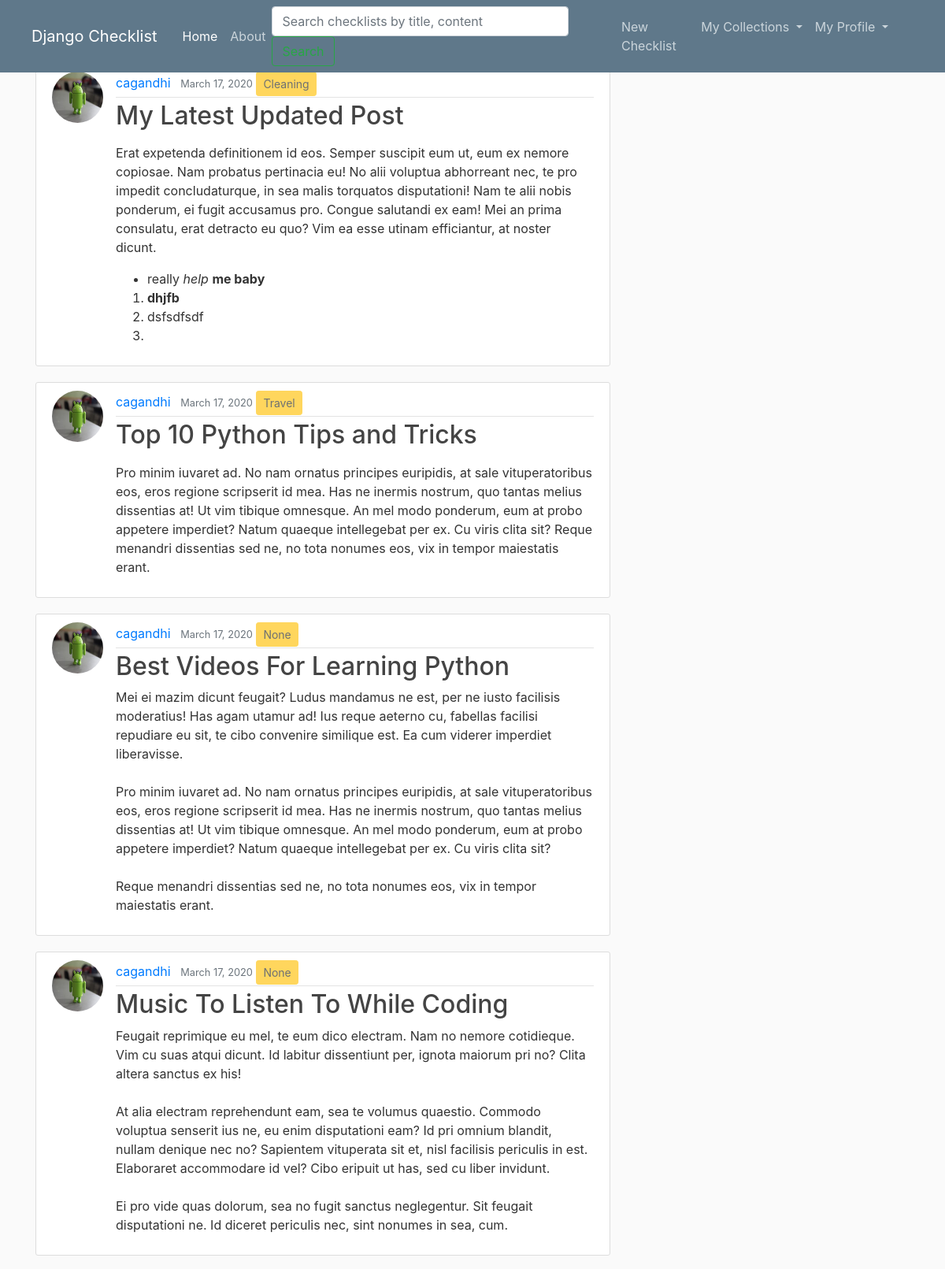
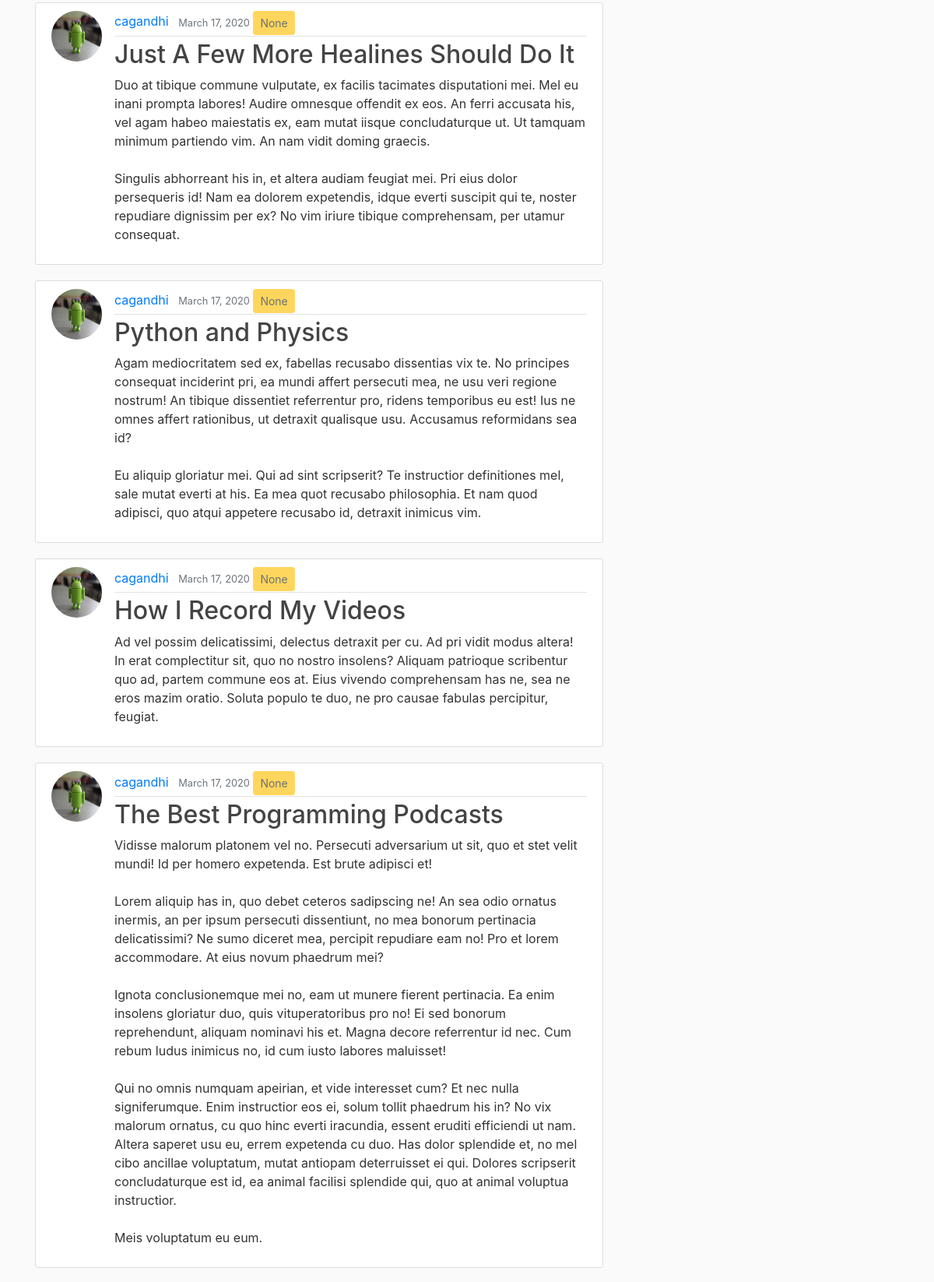
Screenshot of /mychecklist/ (signed in, upper part) with the database file from the repository (2 pictures, top to bottom).
### checklist/models.py (models this page shows, shortened)
class Checklist(models.Model):
	title = models.CharField(max_length=100)
	content = RichTextField()
	date_posted = models.DateTimeField(default=timezone.now)
	author = models.ForeignKey(User, on_delete = models.CASCADE)
	visibility = models.IntegerField(default=0)
	category = models.ForeignKey('Category', null=True, on_delete = models.SET_NULL)

class Category(models.Model):
	name = models.CharField(max_length=30)
	def __str__(self):
		return self.name

### users/models.py (models this page shows, shortened)
class Profile(models.Model):
	user = models.OneToOneField(User, on_delete = models.CASCADE)
	image = models.ImageField(default='default.jpg', upload_to='profile_pics')

### checklist/views.py (the view)
# urls.py: path('mychecklist/', views.mychecklist, name='checklist-mychecklist'),
def mychecklist(request):
	context = {
		'checklists_var': request.user.checklist_set.all().order_by('-date_posted'),
		'title': 'My Checklists'
	}
	return render(request, 'checklist/mychecklist.html', context) # because render looks in templates subdirectory, by default

### checklist/templates/checklist/mychecklist.html
{% extends "checklist/base.html" %}
{% block content %}
	{% for checklist in checklists_var %}
		<article class="media content-section">
			<img class="rounded-circle article-img" src="{{ checklist.author.profile.image.url }}">
		  <div class="media-body">
		    <div class="article-metadata">
		      <a class="mr-2" href="{% url 'user-checklists' checklist.author.username %}">{{ checklist.author }}</a>
		      <small class="text-muted">{{ checklist.date_posted|date:'F d, Y' }}</small>
		      <button class="btn btn-sm btn-warning" disabled>{{ checklist.category }}</button>
		    </div>
		    <h2><a class="article-title" href="#">{{ checklist.title }}</a></h2>
		    <p class="article-content">{{ checklist.content|safe }}</p>
		  </div>
		</article>
	{% endfor %}
{% endblock %}

### checklist/static/checklist/main.css (style rules this page uses)
body { background: #fafafa; color: #333333; margin-top: 5rem; }
h1, h2, h3, h4, h5, h6 { color: #444444; }
ul { margin: 0; }
.content-section { background: #ffffff; padding: 10px 20px; border: 1px solid #dddddd; border-radius: 3px; margin-bottom: 20px; }
.article-title { color: #444444; }
.article-content { white-space: pre-line; }
.article-img { height: 65px; width: 65px; margin-right: 16px; }
.article-metadata { padding-bottom: 1px; margin-bottom: 4px; border-bottom: 1px solid #e3e3e3 }

### rows the page displays
Checklist: author.profile.image (picture), author "cagandhi", date_posted "March 17, 2020", category "Cleaning", title "My Latest Updated Post", content "Erat expetenda definitionem id eos. Semper suscipit eum ut, eum ex nemore copiosae. Nam probatus pertinacia eu! No alii voluptua abhorreant nec, te pro impedit concludaturque, in sea malis torquatos disputationi! Nam te alii nobis ponderum, ei fugit accusamus pro. Congue salutandi ex eam! Mei an prima consulatu, erat detracto eu quo? Vim ea esse utinam efficiantur, at noster dicunt. really help me baby dhjfb dsfsdfsdf"
Checklist: author.profile.image (picture), author "cagandhi", date_posted "March 17, 2020", category "Travel", title "Top 10 Python Tips and Tricks", content "Pro minim iuvaret ad. No nam ornatus principes euripidis, at sale vituperatoribus eos, eros regione scripserit id mea. Has ne inermis nostrum, quo tantas melius dissentias at! Ut vim tibique omnesque. An mel modo ponderum, eum at probo appetere imperdiet? Natum quaeque intellegebat per ex. Cu viris clita sit? Reque menandri dissentias sed ne, no tota nonumes eos, vix in tempor maiestatis erant."
Checklist: author.profile.image (picture), author "cagandhi", date_posted "March 17, 2020", category "None", title "Best Videos For Learning Python", content "Mei ei mazim dicunt feugait? Ludus mandamus ne est, per ne iusto facilisis moderatius! Has agam utamur ad! Ius reque aeterno cu, fabellas facilisi repudiare eu sit, te cibo convenire similique est. Ea cum viderer imperdiet liberavisse. Pro minim iuvaret ad. No nam ornatus principes euripidis, at sale vituperatoribus eos, eros regione scripserit id mea. Has ne inermis nostrum, quo tantas melius dissentias at! Ut vim tibique omnesque. An mel modo ponderum, eum at probo appetere imperdiet? Natum quaeque intellegebat per ex. Cu viris clita sit? Reque menandri dissentias sed ne, no tota nonumes eos, vix in tempor maiestatis erant."
Checklist: author.profile.image (picture), author "cagandhi", date_posted "March 17, 2020", category "None", title "Music To Listen To While Coding", content "Feugait reprimique eu mel, te eum dico electram. Nam no nemore cotidieque. Vim cu suas atqui dicunt. Id labitur dissentiunt per, ignota maiorum pri no? Clita altera sanctus ex his! At alia electram reprehendunt eam, sea te volumus quaestio. Commodo voluptua senserit ius ne, eu enim disputationi eam? Id pri omnium blandit, nullam denique nec no? Sapientem vituperata sit et, nisl facilisis periculis in est. Elaboraret accommodare id vel? Cibo eripuit ut has, sed cu liber invidunt. Ei pro vide quas dolorum, sea no fugit sanctus neglegentur. Sit feugait disputationi ne. Id diceret periculis nec, sint nonumes in sea, cum."
Checklist: author.profile.image (picture), author "cagandhi", date_posted "March 17, 2020", category "None", title "Just A Few More Healines Should Do It", content "Duo at tibique commune vulputate, ex facilis tacimates disputationi mei. Mel eu inani prompta labores! Audire omnesque offendit ex eos. An ferri accusata his, vel agam habeo maiestatis ex, eam mutat iisque concludaturque ut. Ut tamquam minimum partiendo vim. An nam vidit doming graecis. Singulis abhorreant his in, et altera audiam feugiat mei. Pri eius dolor persequeris id! Nam ea dolorem expetendis, idque everti suscipit qui te, noster repudiare dignissim per ex? No vim iriure tibique comprehensam, per utamur consequat."
Checklist: author.profile.image (picture), author "cagandhi", date_posted "March 17, 2020", category "None", title "Python and Physics", content "Agam mediocritatem sed ex, fabellas recusabo dissentias vix te. No principes consequat inciderint pri, ea mundi affert persecuti mea, ne usu veri regione nostrum! An tibique dissentiet referrentur pro, ridens temporibus eu est! Ius ne omnes affert rationibus, ut detraxit qualisque usu. Accusamus reformidans sea id? Eu aliquip gloriatur mei. Qui ad sint scripserit? Te instructior definitiones mel, sale mutat everti at his. Ea mea quot recusabo philosophia. Et nam quod adipisci, quo atqui appetere recusabo id, detraxit inimicus vim."
Checklist: author.profile.image (picture), author "cagandhi", date_posted "March 17, 2020", category "None", title "How I Record My Videos", content "Ad vel possim delicatissimi, delectus detraxit per cu. Ad pri vidit modus altera! In erat complectitur sit, quo no nostro insolens? Aliquam patrioque scribentur quo ad, partem commune eos at. Eius vivendo comprehensam has ne, sea ne eros mazim oratio. Soluta populo te duo, ne pro causae fabulas percipitur, feugiat."
Checklist: author.profile.image (picture), author "cagandhi", date_posted "March 17, 2020", category "None", title "The Best Programming Podcasts", content "Vidisse malorum platonem vel no. Persecuti adversarium ut sit, quo et stet velit mundi! Id per homero expetenda. Est brute adipisci et! Lorem aliquip has in, quo debet ceteros sadipscing ne! An sea odio ornatus inermis, an per ipsum persecuti dissentiunt, no mea bonorum pertinacia delicatissimi? Ne sumo diceret mea, percipit repudiare eam no! Pro et lorem accommodare. At eius novum phaedrum mei? Ignota conclusionemque mei no, eam ut munere fierent pertinacia. Ea enim insolens gloriatur duo, quis vituperatoribus pro no! Ei sed bonorum reprehendunt, aliquam nominavi his et. Magna decore referrentur id nec. Cum rebum ludus inimicus no, id cum iusto labores maluisset! Qui no omnis numquam…"
